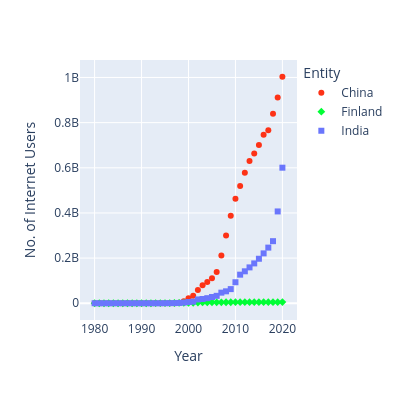

Notebook cell for this chart:
### Code cell
color =px.colors.qualitative.Light24
px.scatter(data_frame=df_country, x='Year', y='No. of Internet Users', width=400, height=400, color="Entity", color_discrete_sequence=color,symbol='Entity')

### Figure 1 — Plotly figure (JSON) as saved in the notebook; plotly's stock layout.template omitted (floating-point values rounded to 4 significant figures)
{"data": [{"hovertemplate": "Entity=China<br>Year=%{x}<br>No. of Internet Users=%{y}<extra></extra>", "legendgroup": "China", "marker": {"color": "#FD3216", "symbol": "circle"}, "mode": "markers", "name": "China", "orientation": "v", "showlegend": true, "type": "scatter", "x": [1980, 1981, 1982, 1983, 1984, 1985, 1986, 1987, 1988, 1989, 1990, 1991, 1992, 1993, 1994, 1995, 1996, 1997, 1998, 1999, 2000, 2001, 2002, 2003, 2004, 2005, 2006, 2007, 2008, 2009, 2010, 2011, 2012, 2013, 2014, 2015, 2016, 2017, 2018, 2019, 2020], "xaxis": "x", "y": [0, 0, 0, 0, 0, 0, 0, 0, 0, 0, 0, 0, 0, 2017, 14102, 60356, 160682, 400984, 2101421, 8890827, 22449303, 33595872, 58867578, 79910145, 94667627, 111218923, 138178103, 211442115, 300617785, 387007303, 462429626, 519767537, 578056810, 630253951, 663505855, 701038864, 745805312, 765779840, 838905119, 911554782, 1003218650], "yaxis": "y"}, {"hovertemplate": "Entity=Finland<br>Year=%{x}<br>No. of Internet Users=%{y}<extra></extra>", "legendgroup": "Finland", "marker": {"color": "#00FE35", "symbol": "diamond"}, "mode": "markers", "name": "Finland", "orientation": "v", "showlegend": true, "type": "scatter", "x": [1980, 1981, 1982, 1983, 1984, 1985, 1986, 1987, 1988, 1989, 1990, 1991, 1992, 1993, 1994, 1995, 1996, 1997, 1998, 1999, 2000, 2001, 2002, 2003, 2004, 2005, 2006, 2007, 2008, 2009, 2010, 2011, 2012, 2013, 2014, 2015, 2016, 2017, 2018, 2019, 2020], "xaxis": "x", "y": [0, 0, 0, 0, 0, 0, 0, 0, 0, 0, 20000, 70066, 95139, 130134, 250104, 710019, 859931, 1000165, 1311708, 1668203, 1928058, 2236309, 3246727, 3608432, 3784653, 3907273, 4195094, 4272207, 4445687, 4403987, 4660153, 4779848, 4865982, 4977352, 4725802, 4735464, 4819506, 4817916, 4902695, 4947707, 5096511], "yaxis": "y"}, {"hovertemplate": "Entity=India<br>Year=%{x}<br>No. of Internet Users=%{y}<extra></extra>", "legendgroup": "India", "marker": {"color": "#6A76FC", "symbol": "square"}, "mode": "markers", "name": "India", "orientation": "v", "showlegend": true, "type": "scatter", "x": [1980, 1981, 1982, 1983, 1984, 1985, 1986, 1987, 1988, 1989, 1990, 1991, 1992, 1993, 1994, 1995, 1996, 1997, 1998, 1999, 2000, 2001, 2002, 2003, 2004, 2005, 2006, 2007, 2008, 2009, 2010, 2011, 2012, 2013, 2014, 2015, 2016, 2017, 2018, 2019, 2020], "xaxis": "x", "y": [0, 0, 0, 0, 0, 0, 0, 0, 0, 0, 0, 0, 1010, 2021, 10110, 252920, 455593, 709331, 1420073, 2842899, 5589912, 7122787, 16890688, 18845094, 22454138, 27573640, 32890943, 46992826, 52854988, 62650376, 93046022, 126642456, 141468081, 158809242, 176478273, 197107112, 220874988, 246463630, 274913663, 406634942, 600446441], "yaxis": "y"}], "layout": {"height": 400, "legend": {"title": {"text": "Entity"}, "tracegroupgap": 0}, "margin": {"t": 60}, "width": 400, "xaxis": {"anchor": "y", "domain": [0, 1], "title": {"text": "Year"}}, "yaxis": {"anchor": "x", "domain": [0, 1], "title": {"text": "No. of Internet Users"}}}}
